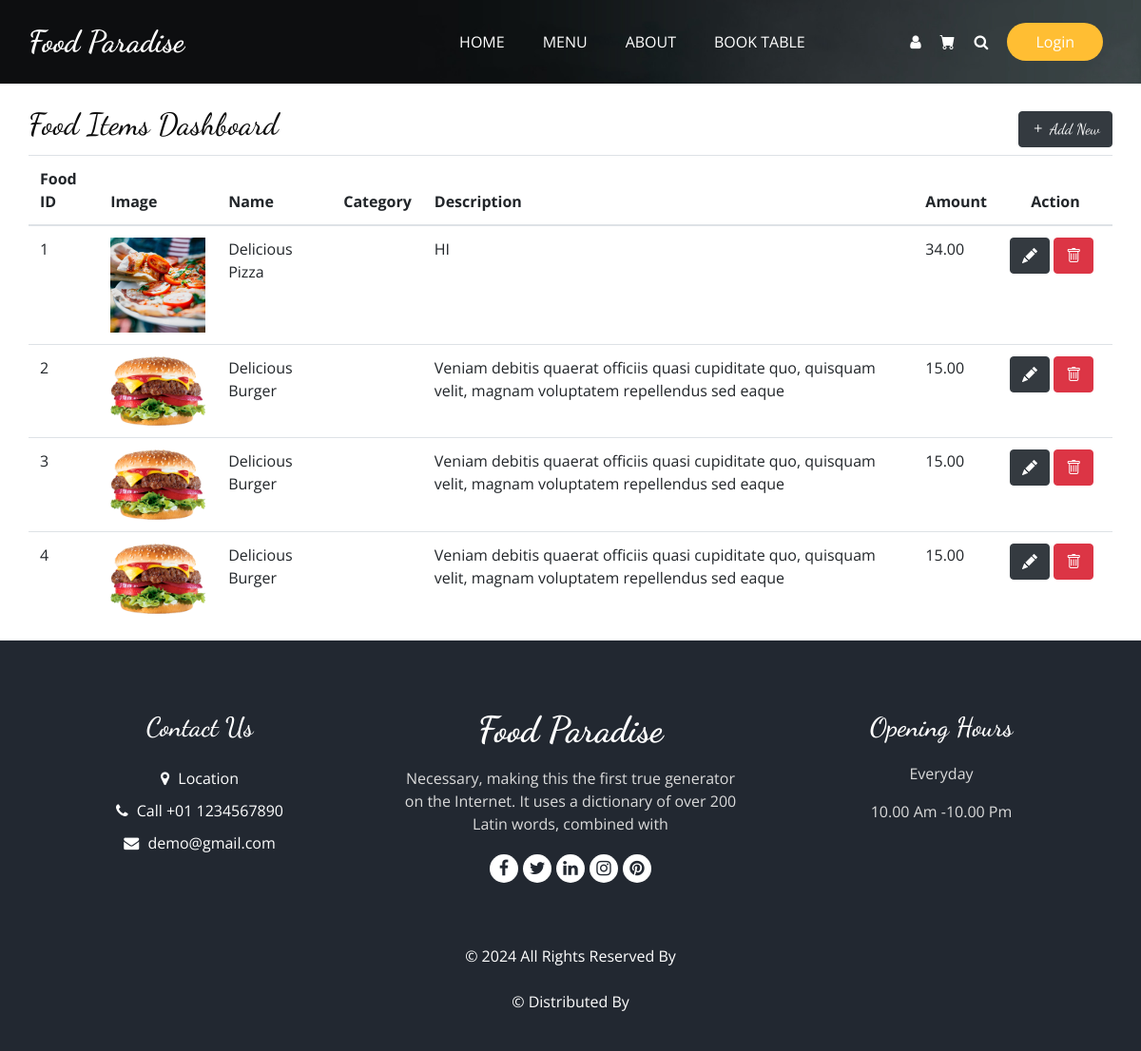
The page /admin/fooditems.php on the database its author committed.
### tables this page shows
CREATE TABLE `food_items` (
  `food_id` int(11) NOT NULL,
  `category` varchar(25) DEFAULT NULL,
  `image_url` varchar(255) NOT NULL,
  `name` varchar(100) NOT NULL,
  `description` text NOT NULL,
  `amount` decimal(10,2) DEFAULT NULL
);

### crud/config.php (called while the page is built, shortened)
<?php
$base_url = "http://localhost:83/";
$assets_url = $base_url . "assets/";
$image_url = $base_url . "assets/images/";

### admin/fooditems.php (the view, shortened to what this page needs)
<?php
include_once '../crud/config.php';
include_once('../crud/connect.php');
$sql = "SELECT * FROM food_items";
$result = $conn->query($sql);
?>
<?php include_once('../includes/header.php'); ?>
<div class="sub_page">
    <div class="hero_area">
        <div class="bg-box">
            <img src="<?= $image_url; ?>hero-bg.jpg" alt="">
        </div>
        <?php include_once '../includes/navbar.php'; ?>
    </div>
    <div class="container">
        <div class="row">
            <h2 class="col-6 mt-4">Food Items Dashboard</h2>
            <div class="col-6 mt-4" style="text-align: right;">
                <h2><a href="upload.php" class="btn btn-dark" style="justify-content: left;">
                        <i class="bi bi-plus"></i>
                        Add New
                    </a></h2>
            </div>
        </div>
        <table class="table">
            <thead>
                <tr>
                    <th>Food ID</th>
                    <th>Image</th>
                    <th>Name</th>
                    <th>Category</th>
                    <th>Description</th>
                    <th>Amount</th>
                    <th style="text-align: center;">Action</th>
                </tr>
            </thead>
            <tbody>
                <?php
                if ($result && $result->num_rows > 0) {
                    while ($row = $result->fetch_assoc()) {
                        echo "<tr>";
                        echo "<td>{$row['food_id']}</td>";
                        echo "<td><img src='{$image_url}{$row['image_url']}' alt='Food Image' style='max-width: 100px;'></td>";
                        echo "<td>{$row['name']}</td>";
                        echo "<td>{$row['category_name']}</td>";
                        echo "<td>{$row['description']}</td>";
                        echo "<td>{$row['amount']}</td>";
                        echo "<td width='120'>
                                <a href='edit_food.php?food_id={$row['food_id']}' class='btn btn-dark'><i class='bi bi-pencil-fill'></i></a>
                                <a href='delete_food.php?food_id={$row['food_id']}' class='btn btn-danger'><i class='bi bi-trash'></i></a>
                              </td>";
                        echo "</tr>";
                    }
                }
                ?>
            </tbody>
        </table>
    </div>
    <?php include_once '../includes/footer_r.php'; ?>
</div>
<?php include_once '../includes/footer.php'; ?>

### includes/header.php (shortened to what this page needs)
<!DOCTYPE html>
<html>
<head>
  <link rel="stylesheet" type="text/css" href="<?= $assets_url ?>css/bootstrap.css" />
  <link rel="stylesheet" type="text/css" href="https://cdnjs.cloudflare.com/ajax/libs/OwlCarousel2/2.3.4/assets/owl.carousel.min.css" />
  <link rel="stylesheet" href="https://cdnjs.cloudflare.com/ajax/libs/jquery-nice-select/1.1.0/css/nice-select.min.css" />
  <link href="<?= $assets_url ?>css/font-awesome.min.css" rel="stylesheet" />
  <link href="<?= $assets_url ?>css/style.css" rel="stylesheet" />
  <link href="<?= $assets_url ?>css/responsive.css" rel="stylesheet" />
  <link rel="stylesheet" href="https://cdn.jsdelivr.net/npm/bootstrap-icons@1.11.2/font/bootstrap-icons.min.css">
</head>
<body>

### includes/navbar.php (shortened to what this page needs)
<header class="header_section">
  <div class="container">
    <nav class="navbar navbar-expand-lg custom_nav-container ">
      <a class="navbar-brand" href="<?= $base_url ?>index.php">
        <span>
          Food Paradise
        </span>
      </a>
      <div class="collapse navbar-collapse" id="navbarSupportedContent">
        <ul class="navbar-nav  mx-auto ">
          <li class="nav-item">
            <a class="nav-link" href="<?= $base_url ?>index.php">Home <span class="sr-only">(current)</span></a>
          </li>
          <li class="nav-item">
            <a class="nav-link" href="<?= $base_url ?>menu.php">Menu</a>
          </li>
          <li class="nav-item">
            <a class="nav-link" href="<?= $base_url ?>about.php">About</a>
          </li>
          <li class="nav-item">
            <a class="nav-link" href="<?= $base_url ?>book.php">Book Table</a>
          </li>
        </ul>
        <div class="user_option">
          <a href="../profile.php" class="user_link">
            <i class="fa fa-user" aria-hidden="true"></i>
          </a>
          <a class="cart_link" href="cart.php">
            <i class="bi bi-cart-fill text-white"></i>
          </a>
          <form class="form-inline">
            <button class="btn  my-2 my-sm-0 nav_search-btn" type="button" data-toggle="modal" data-target="#searchModal">
              <i class="fa fa-search" aria-hidden="true"></i>
            </button>
          </form>
         </div>
        <div class="user_option">
          <?php
          if (isset($_SESSION['user_id'])) {
            echo '<a href="' . $admin_url . 'logout.php" class="order_online">Sign out</a>';
          } else {
            echo '<a href="' . $base_url . 'login.php" class="order_online">Login</a>';
          }
          ?>
        </div>
      </div>
    </nav>
  </div>
</header>

### includes/footer_r.php (shortened to what this page needs)
<footer class="footer_section">
  <div class="container">
    <div class="row">
      <div class="col-md-4 footer-col">
        <div class="footer_contact">
          <h4>
            Contact Us
          </h4>
          <div class="contact_link_box">
            <a href="">
              <i class="fa fa-map-marker" aria-hidden="true"></i>
              <span>
                Location
              </span>
            </a>
            <a href="">
              <i class="fa fa-phone" aria-hidden="true"></i>
              <span>
                Call +01 1234567890
              </span>
            </a>
            <a href="">
              <i class="fa fa-envelope" aria-hidden="true"></i>
              <span>
                demo@gmail.com
              </span>
            </a>
          </div>
        </div>
      </div>
      <div class="col-md-4 footer-col">
        <div class="footer_detail">
          <a href="" class="footer-logo">
            Food Paradise
          </a>
          <p>
            Necessary, making this the first true generator on the Internet. It uses a dictionary of over 200 Latin words, combined with
          </p>
          <div class="footer_social">
            <a href="">
              <i class="fa fa-facebook" aria-hidden="true"></i>
            </a>
            <a href="">
              <i class="fa fa-twitter" aria-hidden="true"></i>
            </a>
            <a href="">
              <i class="fa fa-linkedin" aria-hidden="true"></i>
            </a>
            <a href="">
              <i class="fa fa-instagram" aria-hidden="true"></i>
            </a>
            <a href="">
              <i class="fa fa-pinterest" aria-hidden="true"></i>
            </a>
          </div>
        </div>
      </div>
      <div class="col-md-4 footer-col">
        <h4>
          Opening Hours
        </h4>
        <p>
          Everyday
        </p>
        <p>
          10.00 Am -10.00 Pm
        </p>
      </div>
    </div>
    <div class="footer-info">
      <p>
        &copy; <?= date('Y')?> All Rights Reserved By
        <a href=""></a><br><br>
        &copy; <span id="displayYear"></span> Distributed By
      </p>
    </div>
  </div>
</footer>

### includes/footer.php (shortened to what this page needs)
</body>
</html>

### assets/css/style.css (style rules this page uses)
body { font-family: "Open Sans", sans-serif; color: #0c0c0c; background-color: #ffffff; overflow-x: hidden; }
h1, h2 { font-family: 'Dancing Script', cursive; }
a, a:hover, a:focus { text-decoration: none; }
.btn, .btn:focus { outline: none !important; -webkit-box-shadow: none; box-shadow: none; }
.hero_area { position: relative; min-height: 100vh; display: -webkit-box; display: -ms-flexbox; display: flex; -webkit-box-orient: vertical; -webkit-box-direction: normal; -ms-flex-direction: column; flex-direction: column; }
.bg-box { position: absolute; top: 0; left: 0; width: 100%; height: 100%; }
.bg-box img { width: 100%; height: 100%; -o-object-fit: cover; object-fit: cover; }
.sub_page .hero_area { min-height: auto; }
.sub_page .hero_area .bg-box { position: absolute; top: 0; left: 0; width: 100%; height: 100%; }
.sub_page .hero_area .bg-box img { width: 100%; height: 100%; -o-object-fit: cover; object-fit: cover; -o-object-position: right top; object-position: right top; }
.header_section { padding: 15px 0; }
.navbar-brand { font-family: 'Dancing Script', cursive; }
.navbar-brand span { font-weight: bold; font-size: 32px; color: #ffffff; }
.custom_nav-container { padding: 0; }
.custom_nav-container .navbar-nav { padding-left: 18%; }
.custom_nav-container .navbar-nav .nav-item .nav-link { padding: 5px 20px; color: #ffffff; text-align: center; text-transform: uppercase; border-radius: 5px; -webkit-transition: all 0.3s; transition: all 0.3s; }
.custom_nav-container .nav_search-btn { width: auto; height: auto; padding: 0; border: none; color: #ffffff; margin: 0 10px; }
.user_option { display: -webkit-box; display: -ms-flexbox; display: flex; -webkit-box-align: center; -ms-flex-align: center; align-items: center; }
.user_option a { margin: 0 10px; }
.user_option .user_link { color: #ffffff; }
.user_option .cart_link { display: -webkit-box; display: -ms-flexbox; display: flex; -webkit-box-pack: center; -ms-flex-pack: center; justify-content: center; -webkit-box-align: center; -ms-flex-align: center; align-items: center; }
.user_option .order_online { display: inline-block; padding: 8px 30px; background-color: #ffbe33; color: #ffffff; border-radius: 45px; -webkit-transition: all 0.3s; transition: all 0.3s; border: none; }
.container .order_online { display: inline-block; padding: 8px 30px; background-color: #ffbe33; color: #ffffff; border-radius: 45px; -webkit-transition: all 0.3s; transition: all 0.3s; border: none; }
.footer_section { background-color: #222831; color: #ffffff; padding: 75px 0 40px 0; text-align: center; }
.footer_section h4 { font-size: 28px; }
.footer_section h4, .footer_section .footer-logo { font-weight: 600; margin-bottom: 20px; font-family: 'Dancing Script', cursive; }
.footer_section p { color: #dbdbdb; }
.footer_section .footer-col { margin-bottom: 30px; }
.footer_section .footer_contact .contact_link_box { display: -webkit-box; display: -ms-flexbox; display: flex; -webkit-box-orient: vertical; -webkit-box-direction: normal; -ms-flex-direction: column; flex-direction: column; }
.footer_section .footer_contact .contact_link_box a { margin: 5px 0; color: #ffffff; }
.footer_section .footer_contact .contact_link_box a i { margin-right: 5px; }
.footer_section .footer-logo { display: block; font-weight: bold; font-size: 38px; line-height: 1; color: #ffffff; }
.footer_section .footer_social { display: -webkit-box; display: -ms-flexbox; display: flex; -webkit-box-pack: center; -ms-flex-pack: center; justify-content: center; margin-top: 20px; margin-bottom: 10px; }
.footer_section .footer_social a { display: -webkit-box; display: -ms-flexbox; display: flex; -webkit-box-pack: center; -ms-flex-pack: center; justify-content: center; -webkit-box-align: center; -ms-flex-align: center; align-items: center; color: #222831; width: 30px; height: 30px; border-radius: 100%; background-color: #ffffff; border-radius: 100%; margin: 0 2.5px; font-size: 18px; }
.footer_section .footer-info { text-align: center; margin-top: 25px; }
.footer_section .footer-info p { color: #ffffff; margin: 0; }

### assets/css/responsive.css (style rules this page uses)
@media (min-width: 1200px) { .container { max-width: 1170px; } }

### rows shown on the page
food_items: food_id "1", image_url (picture), name "Delicious Pizza", description "HI", amount "34.00"
food_items: food_id "2", image_url (picture), name "Delicious Burger", description "Veniam debitis quaerat officiis quasi cupiditate quo, quisquam velit, magnam voluptatem repellendus sed eaque", amount "15.00"
food_items: food_id "3", image_url (picture), name "Delicious Burger", description "Veniam debitis quaerat officiis quasi cupiditate quo, quisquam velit, magnam voluptatem repellendus sed eaque", amount "15.00"
food_items: food_id "4", image_url (picture), name "Delicious Burger", description "Veniam debitis quaerat officiis quasi cupiditate quo, quisquam velit, magnam voluptatem repellendus sed eaque", amount "15.00"
